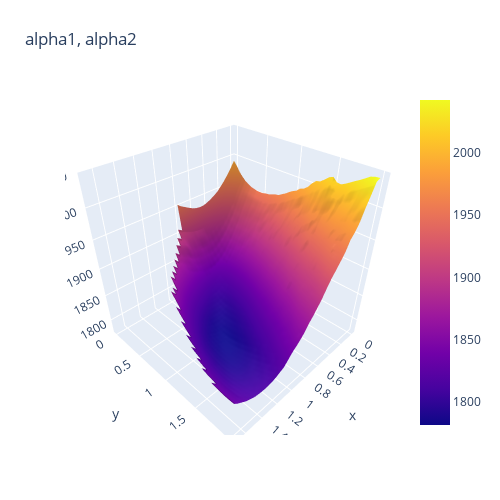

Notebook code cell kept with this figure:
### Code cell
fig = go.Figure(data=[go.Surface(x=alpha_1_grid,y=alpha_2_grid,z=likelihood1)])

fig.update_layout(title='alpha1, alpha2', autosize=False,
                  width=500, height=500,
                  margin=dict(l=65, r=50, b=65, t=90))

fig.show()

### Figure 1 — Plotly figure (JSON) as saved in the notebook; plotly's stock layout.template omitted (floating-point values rounded to 4 significant figures; data arrays with more than 128 entries replaced by an {"elided": "..."} marker saying what was removed)
{"data": [{"type": "surface", "x": {"elided": "40x40 float values"}, "y": {"elided": "40x40 float values"}, "z": {"elided": "40x40 float values"}}], "layout": {"autosize": false, "height": 500, "margin": {"b": 65, "l": 65, "r": 50, "t": 90}, "title": {"text": "alpha1, alpha2"}, "width": 500}}
